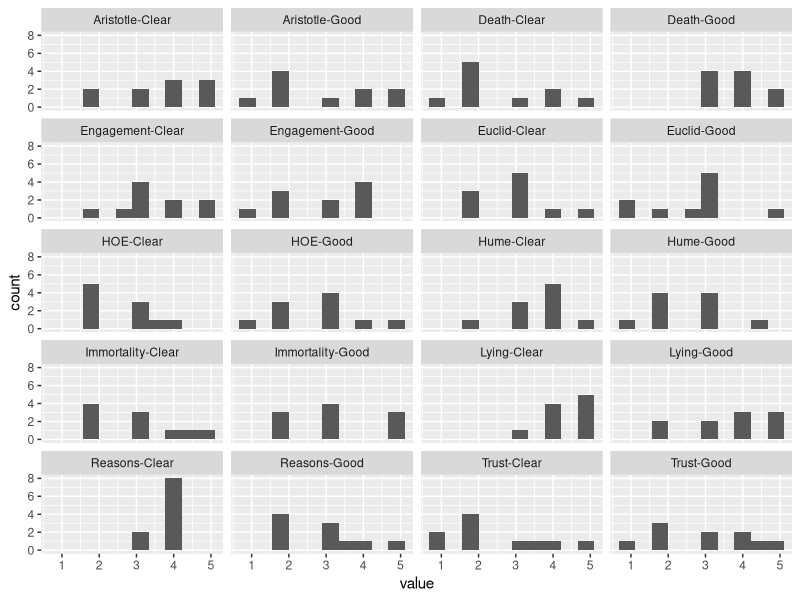

R code for this plot:
require(tidyverse)
require(readr)
survey <- read_csv("Good and Bad Abstracts Survey Student Analysis Report.csv")
num_ans <- survey %>% select(2:21)

ggplot(gather(num_ans), aes(value)) + 
  geom_histogram(bins = 10) + 
  facet_wrap(~key, ncol = 4)

best <- survey %>% select(22) %>% group_by(Best) %>% tally() %>% arrange(-n)

worst <- survey %>% select(23) %>% group_by(Worst) %>% tally() %>% arrange(-n)